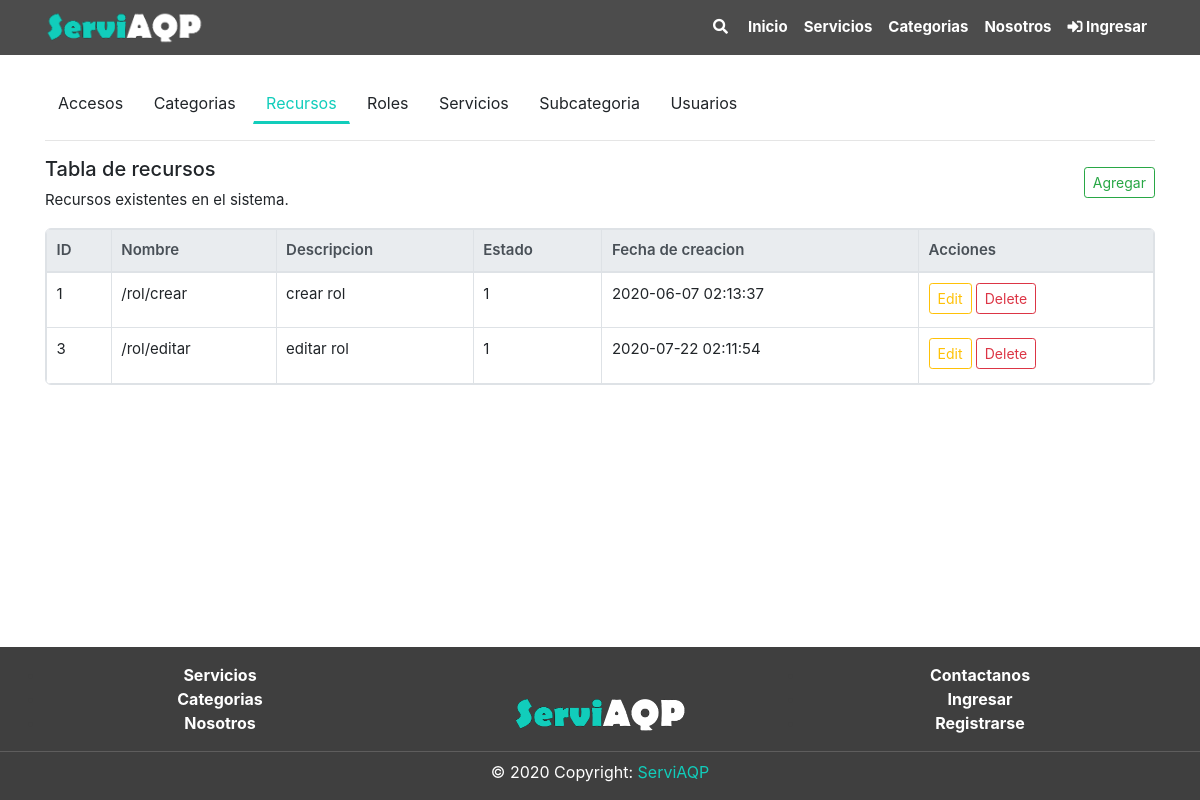
Screenshot of /recurso/index.php with the database file from the repository.
### tables this page shows
CREATE TABLE `recurso` (
  `RecId` int(11) NOT NULL,
  `RecNom` varchar(50) NOT NULL,
  `RecDes` text NOT NULL,
  `RecEstReg` int(11) NOT NULL DEFAULT 1,
  `RecFecCre` timestamp NOT NULL DEFAULT current_timestamp()
);

### recurso/index.php (the view, shortened to what this page needs)
<?php
include("../includes/header.php");
?>
<div class="section">
	<div class="container pt-4">
		<div class="mb-2">
		<?php
			include("../includes/tables_menu.php");
			?>
		</div>
		<hr class="mt-3">
		<div class="mt-3 row">
			<div class="col-10 ">
				<h5>Tabla de recursos</h5>
				<p>Recursos existentes en el sistema.</p>
			</div>
			<div class="col-2 align-self-center mb-3">
				<?php
				include("crud_recurso/add.php");
				?>
			</div>
		</div>
		<div>
			<?php
			$query = "SELECT * FROM RECURSO";
			$resultProduct = mysqli_query($conn, $query);
			if (mysqli_num_rows($resultProduct) > 0) {
			?>
				<div class="table-responsive table-bordered tb">
					<table class='table'>
						<thead class="thead-light">
							<th>ID</th>
							<th>Nombre</th>
							<th>Descripcion</th>
							<th>Estado</th>
							<th>Fecha de creacion</th>
							<th>Acciones</th>
						</thead>
						<tbody>
							<?php
							while ($row = mysqli_fetch_array($resultProduct)) {
							?>
								<tr>
									<td><?php echo $row['RecId'] ?></td>
									<td><?php echo $row['RecNom'] ?></td>
									<td><?php echo $row['RecDes'] ?></td>
									<td><?php echo $row['RecEstReg'] ?></td>
									<td><?php echo $row['RecFecCre'] ?></td>
									<td>
										<button type="button" onclick="edit_recurso(<?php echo $row['RecId'] ?>)" class="btn btn-outline-warning btn-sm mb-1" data-toggle="modal" data-target="#editModal" data-whatever="@mdo">Edit</button>
										<a href="crud_recurso/delete.php?id=<?php echo $row['RecId'] ?>" class="btn btn-outline-danger btn-sm mb-1">
											Delete
										</a>
									</td>
								</tr>
							<?php } ?>
						</tbody>
					</table>
				</div>
			<?php } else { ?>
				<p>No hay elementos</p>
			<?php } ?>
		</div>
	</div>
</div>
<?php
include("../includes/footer.php");
?>

### frontend/css/style.css (style rules this page uses)
:root { --color-principal: #11cdbb; --fondo-principal: white; --color-principal-hover: rgb(24, 170, 155); --color-principal-disa: rgb(87, 211, 199); --color-footer: rgb(63, 63, 63); }
* { margin: 0; padding: 0; -webkit-box-sizing: border-box; -moz-box-sizing: border-box; box-sizing: border-box; }
html { position: relative; min-height: 100%; background-color: var(--fondo-principal); }
body { margin-bottom: 190px; background-color: var(--fondo-principal); }
div.section { background-color: var(--fondo-principal); margin-top: 60px; }
p { font-size: 15px; }
a { color: var(--color-principal); }
.table { font-size: 15px; margin: 0px; }
.tb { border-radius: 6px; }
.table td, .table th { padding: .6rem; }
.table th { font-weight: 600; }

### rows the page displays
recurso: RecId "1", RecNom "/rol/crear", RecDes "crear rol", RecEstReg "1", RecFecCre "2020-06-07 02:13:37"
recurso: RecId "3", RecNom "/rol/editar", RecDes "editar rol", RecEstReg "1", RecFecCre "2020-07-22 02:11:54"
